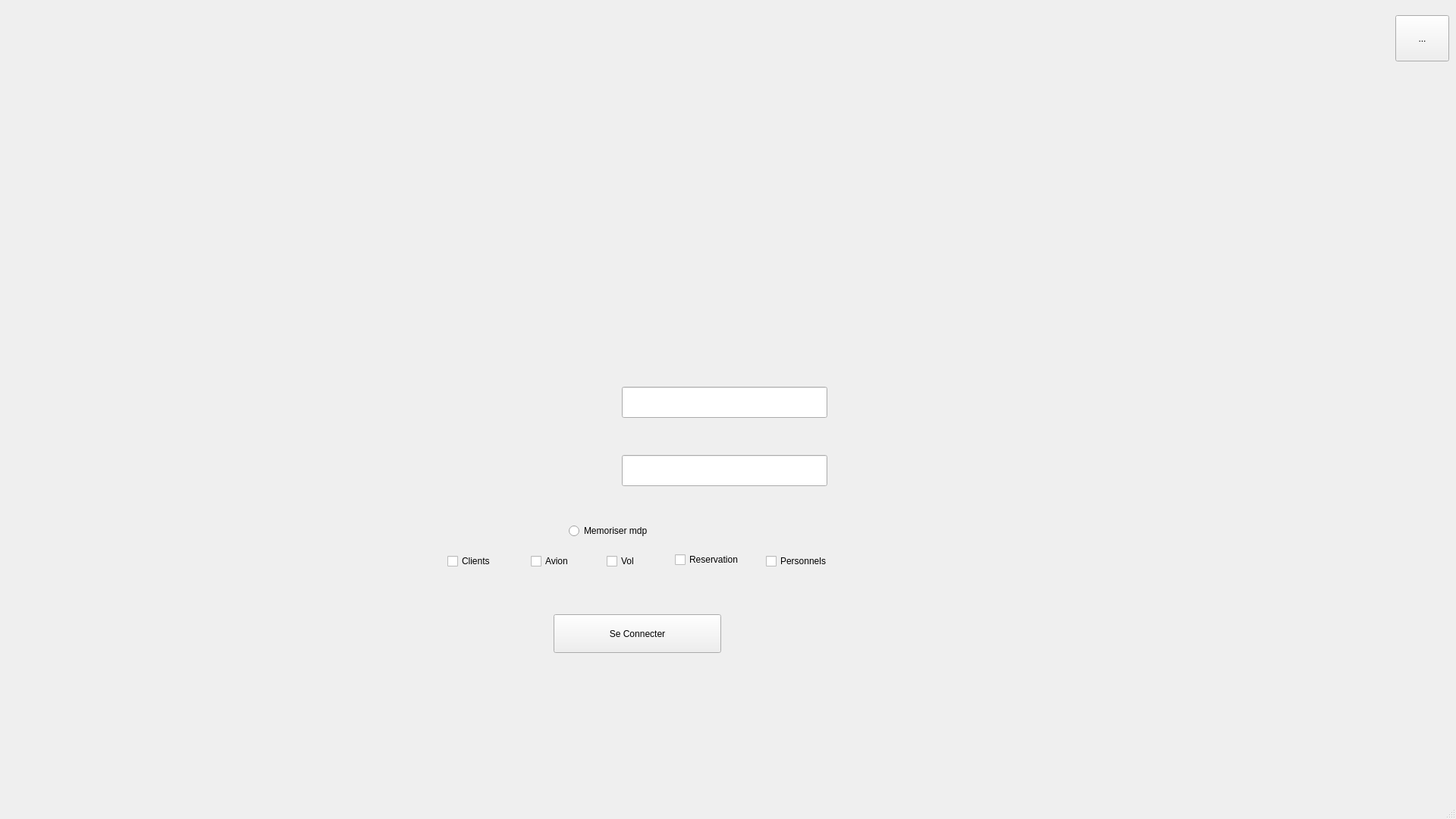
<?xml version="1.0" encoding="UTF-8"?>
<ui version="4.0">
 <class>MainWindow</class>
 <widget class="QMainWindow" name="MainWindow">
  <property name="geometry">
   <rect>
    <x>0</x>
    <y>0</y>
    <width>1920</width>
    <height>1080</height>
   </rect>
  </property>
  <property name="windowTitle">
   <string>MainWindow</string>
  </property>
  <widget class="QWidget" name="centralwidget">
   <widget class="QLineEdit" name="lineEdit_Id">
    <property name="geometry">
     <rect>
      <x>820</x>
      <y>510</y>
      <width>271</width>
      <height>41</height>
     </rect>
    </property>
   </widget>
   <widget class="QLineEdit" name="lineEdit_mdp">
    <property name="geometry">
     <rect>
      <x>820</x>
      <y>600</y>
      <width>271</width>
      <height>41</height>
     </rect>
    </property>
   </widget>
   <widget class="QPushButton" name="pushButton_connecter">
    <property name="geometry">
     <rect>
      <x>730</x>
      <y>810</y>
      <width>221</width>
      <height>51</height>
     </rect>
    </property>
    <property name="text">
     <string>Se Connecter</string>
    </property>
    <property name="flat">
     <bool>false</bool>
    </property>
   </widget>
   <widget class="QRadioButton" name="radioButton_memorisermdp">
    <property name="geometry">
     <rect>
      <x>750</x>
      <y>690</y>
      <width>141</width>
      <height>20</height>
     </rect>
    </property>
    <property name="text">
     <string>Memoriser mdp</string>
    </property>
   </widget>
   <widget class="QToolButton" name="settings">
    <property name="geometry">
     <rect>
      <x>1840</x>
      <y>20</y>
      <width>71</width>
      <height>61</height>
     </rect>
    </property>
    <property name="text">
     <string>...</string>
    </property>
    <property name="icon">
     <iconset resource="../build-Projet-Desktop_Qt_5_9_1_MinGW_32bit-Debug/Photos.qrc">
      <normaloff>:/logo-parametre-png-7.png</normaloff>:/logo-parametre-png-7.png</iconset>
    </property>
    <property name="iconSize">
     <size>
      <width>100</width>
      <height>100</height>
     </size>
    </property>
    <property name="checkable">
     <bool>false</bool>
    </property>
   </widget>
   <widget class="QLabel" name="label">
    <property name="geometry">
     <rect>
      <x>0</x>
      <y>0</y>
      <width>1920</width>
      <height>1080</height>
     </rect>
    </property>
    <property name="minimumSize">
     <size>
      <width>811</width>
      <height>0</height>
     </size>
    </property>
    <property name="text">
     <string/>
    </property>
    <property name="pixmap">
     <pixmap resource="../build-Projet-Desktop_Qt_5_9_1_MinGW_32bit-Debug/Photos.qrc">:/background1.png</pixmap>
    </property>
   </widget>
   <widget class="QCheckBox" name="checkBox">
    <property name="geometry">
     <rect>
      <x>1010</x>
      <y>730</y>
      <width>81</width>
      <height>20</height>
     </rect>
    </property>
    <property name="text">
     <string>Personnels</string>
    </property>
   </widget>
   <widget class="QCheckBox" name="checkBox_2">
    <property name="geometry">
     <rect>
      <x>890</x>
      <y>730</y>
      <width>101</width>
      <height>16</height>
     </rect>
    </property>
    <property name="text">
     <string>Reservation</string>
    </property>
   </widget>
   <widget class="QCheckBox" name="checkBox_3">
    <property name="geometry">
     <rect>
      <x>800</x>
      <y>730</y>
      <width>81</width>
      <height>20</height>
     </rect>
    </property>
    <property name="text">
     <string>Vol</string>
    </property>
   </widget>
   <widget class="QCheckBox" name="checkBox_4">
    <property name="geometry">
     <rect>
      <x>700</x>
      <y>730</y>
      <width>81</width>
      <height>20</height>
     </rect>
    </property>
    <property name="text">
     <string>Avion</string>
    </property>
   </widget>
   <widget class="QCheckBox" name="checkBox_5">
    <property name="geometry">
     <rect>
      <x>590</x>
      <y>730</y>
      <width>81</width>
      <height>20</height>
     </rect>
    </property>
    <property name="text">
     <string>Clients</string>
    </property>
   </widget>
   <zorder>label</zorder>
   <zorder>lineEdit_Id</zorder>
   <zorder>lineEdit_mdp</zorder>
   <zorder>pushButton_connecter</zorder>
   <zorder>radioButton_memorisermdp</zorder>
   <zorder>settings</zorder>
   <zorder>checkBox</zorder>
   <zorder>checkBox_2</zorder>
   <zorder>checkBox_3</zorder>
   <zorder>checkBox_4</zorder>
   <zorder>checkBox_5</zorder>
  </widget>
  <widget class="QStatusBar" name="statusbar"/>
  <widget class="QMenuBar" name="menubar">
   <property name="geometry">
    <rect>
     <x>0</x>
     <y>0</y>
     <width>1920</width>
     <height>26</height>
    </rect>
   </property>
  </widget>
 </widget>
 <resources>
  <include location="../build-Projet-Desktop_Qt_5_9_1_MinGW_32bit-Debug/Photos.qrc"/>
 </resources>
 <connections/>
</ui>
